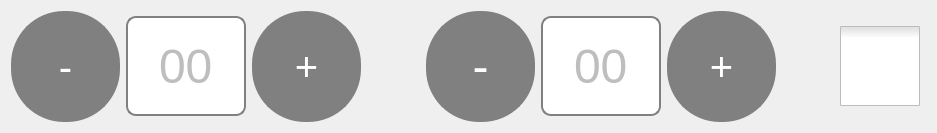
<?xml version="1.0" encoding="UTF-8"?>
<ui version="4.0">
 <class>Butons</class>
 <widget class="QWidget" name="Butons">
  <property name="geometry">
   <rect>
    <x>0</x>
    <y>0</y>
    <width>937</width>
    <height>131</height>
   </rect>
  </property>
  <property name="windowTitle">
   <string>Form</string>
  </property>
  <property name="styleSheet">
   <string notr="true">QPushButton{
	color:white;	
	border-radius: 53px;
	border: 2px solid  gray ;
	background: gray;
	margin: 0px 0 0px 0;   
}
QLineEdit{
border-radius: 10px;
border: 2px solid  gray ;
}</string>
  </property>
  <layout class="QGridLayout" name="gridLayout">
   <item row="0" column="0">
    <layout class="QGridLayout" name="gridLayout_3">
     <item row="0" column="5">
      <widget class="QPushButton" name="btn_menosmin">
       <property name="enabled">
        <bool>false</bool>
       </property>
       <property name="minimumSize">
        <size>
         <width>109</width>
         <height>111</height>
        </size>
       </property>
       <property name="maximumSize">
        <size>
         <width>109</width>
         <height>111</height>
        </size>
       </property>
       <property name="font">
        <font>
         <pointsize>36</pointsize>
        </font>
       </property>
       <property name="styleSheet">
        <string notr="true"/>
       </property>
       <property name="text">
        <string>-</string>
       </property>
      </widget>
     </item>
     <item row="0" column="2">
      <widget class="QPushButton" name="btn_masHor">
       <property name="enabled">
        <bool>false</bool>
       </property>
       <property name="minimumSize">
        <size>
         <width>109</width>
         <height>111</height>
        </size>
       </property>
       <property name="maximumSize">
        <size>
         <width>109</width>
         <height>111</height>
        </size>
       </property>
       <property name="font">
        <font>
         <pointsize>30</pointsize>
        </font>
       </property>
       <property name="text">
        <string>+</string>
       </property>
      </widget>
     </item>
     <item row="0" column="4">
      <spacer name="horizontalSpacer">
       <property name="orientation">
        <enum>Qt::Horizontal</enum>
       </property>
       <property name="sizeHint" stdset="0">
        <size>
         <width>40</width>
         <height>20</height>
        </size>
       </property>
      </spacer>
     </item>
     <item row="0" column="9">
      <spacer name="horizontalSpacer_2">
       <property name="orientation">
        <enum>Qt::Horizontal</enum>
       </property>
       <property name="sizeHint" stdset="0">
        <size>
         <width>40</width>
         <height>20</height>
        </size>
       </property>
      </spacer>
     </item>
     <item row="0" column="6">
      <widget class="QLineEdit" name="LineMin">
       <property name="enabled">
        <bool>false</bool>
       </property>
       <property name="minimumSize">
        <size>
         <width>100</width>
         <height>100</height>
        </size>
       </property>
       <property name="maximumSize">
        <size>
         <width>120</width>
         <height>16777215</height>
        </size>
       </property>
       <property name="font">
        <font>
         <pointsize>36</pointsize>
        </font>
       </property>
       <property name="text">
        <string>00</string>
       </property>
       <property name="alignment">
        <set>Qt::AlignCenter</set>
       </property>
      </widget>
     </item>
     <item row="0" column="1">
      <widget class="QLineEdit" name="LineEditHor">
       <property name="enabled">
        <bool>false</bool>
       </property>
       <property name="minimumSize">
        <size>
         <width>100</width>
         <height>100</height>
        </size>
       </property>
       <property name="maximumSize">
        <size>
         <width>120</width>
         <height>100</height>
        </size>
       </property>
       <property name="font">
        <font>
         <pointsize>36</pointsize>
        </font>
       </property>
       <property name="text">
        <string>00</string>
       </property>
       <property name="alignment">
        <set>Qt::AlignCenter</set>
       </property>
      </widget>
     </item>
     <item row="0" column="11">
      <widget class="QCheckBox" name="checkBox">
       <property name="enabled">
        <bool>true</bool>
       </property>
       <property name="font">
        <font>
         <pointsize>12</pointsize>
        </font>
       </property>
       <property name="styleSheet">
        <string notr="true">QCheckBox::indicator {
    width: 80px;
    height: 80px;
}</string>
       </property>
       <property name="text">
        <string/>
       </property>
       <property name="iconSize">
        <size>
         <width>24</width>
         <height>24</height>
        </size>
       </property>
      </widget>
     </item>
     <item row="0" column="0">
      <widget class="QPushButton" name="btn_menosHor">
       <property name="enabled">
        <bool>false</bool>
       </property>
       <property name="minimumSize">
        <size>
         <width>109</width>
         <height>111</height>
        </size>
       </property>
       <property name="maximumSize">
        <size>
         <width>109</width>
         <height>111</height>
        </size>
       </property>
       <property name="font">
        <font>
         <pointsize>30</pointsize>
        </font>
       </property>
       <property name="text">
        <string>-</string>
       </property>
      </widget>
     </item>
     <item row="0" column="7">
      <widget class="QPushButton" name="btn_masmin">
       <property name="enabled">
        <bool>false</bool>
       </property>
       <property name="minimumSize">
        <size>
         <width>109</width>
         <height>111</height>
        </size>
       </property>
       <property name="maximumSize">
        <size>
         <width>109</width>
         <height>111</height>
        </size>
       </property>
       <property name="font">
        <font>
         <pointsize>30</pointsize>
        </font>
       </property>
       <property name="text">
        <string>+</string>
       </property>
      </widget>
     </item>
    </layout>
   </item>
  </layout>
 </widget>
 <resources/>
 <connections/>
</ui>
